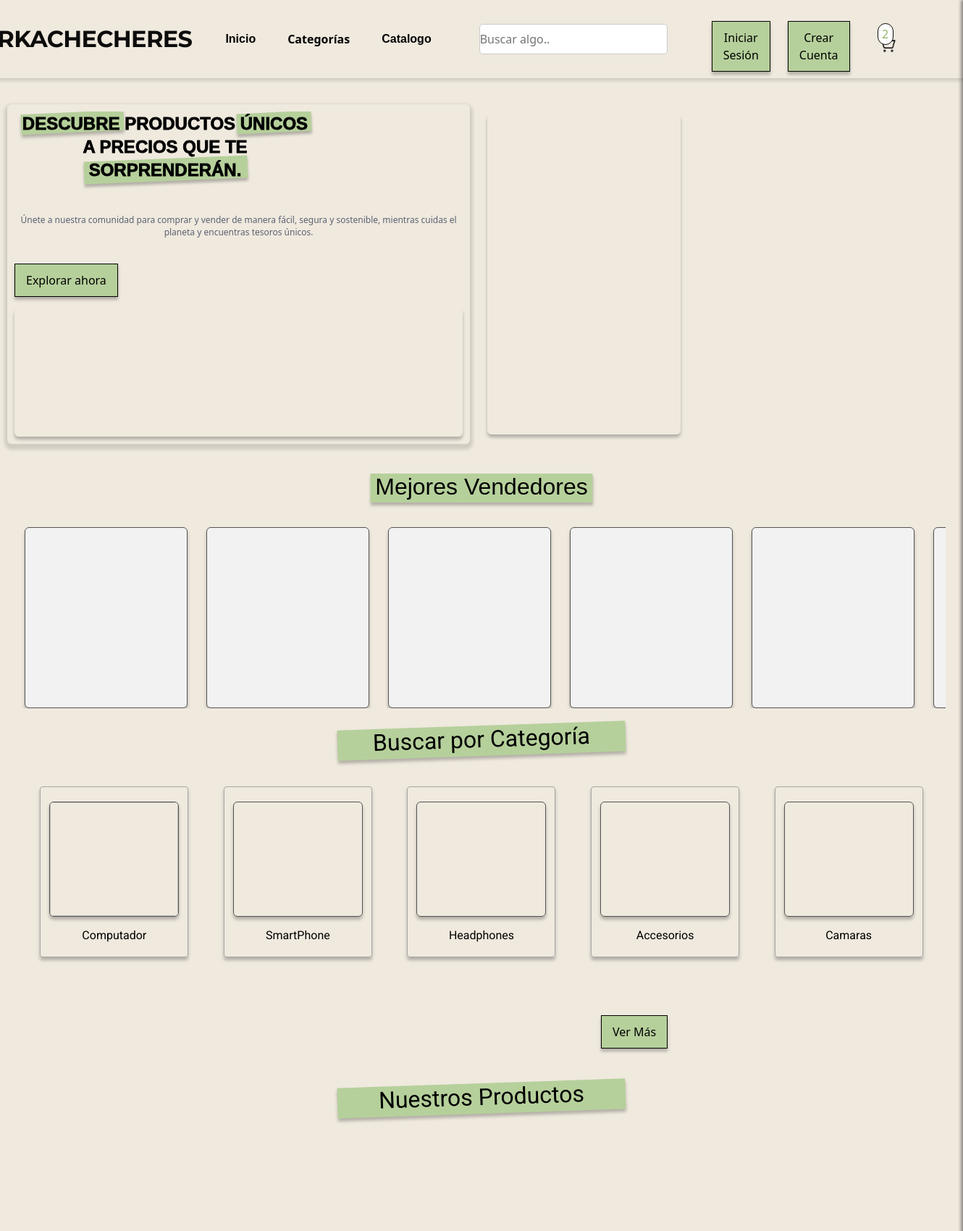
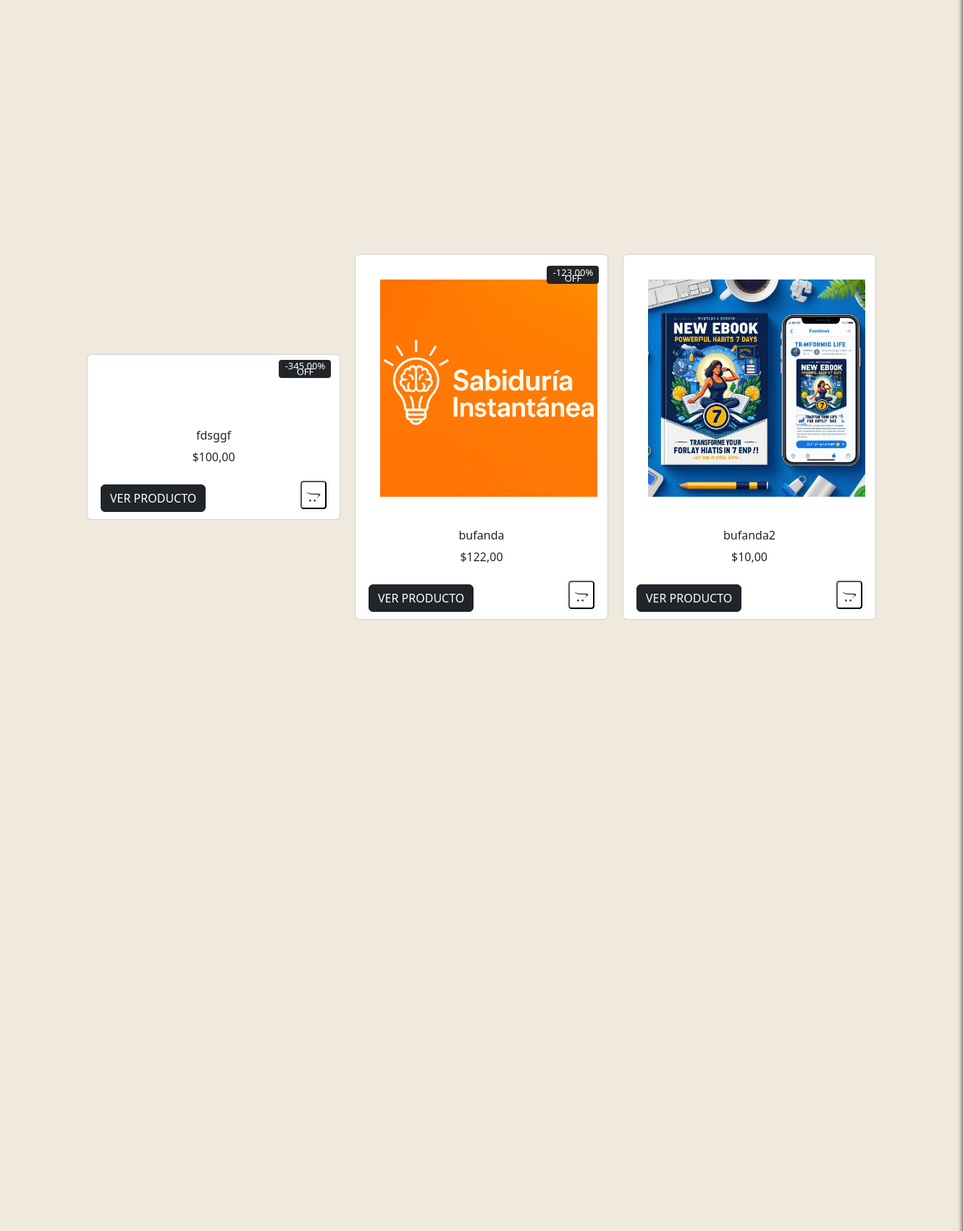
The page / (upper part) on the database its author committed (2 pictures, top to bottom).
### merkachecheres/models.py (models this page shows, shortened)
class Producto(models.Model):
    titulo = models.CharField(max_length=255)
    precio = models.DecimalField(max_digits=10, decimal_places=2, default=0.0)
    descuento = models.DecimalField(max_digits=5, decimal_places=2, null=True, blank=True)
    dimensiones = models.CharField(max_length=100, null=True, blank=True)
    stock = models.IntegerField()
    marca = models.CharField(max_length=100, null=True, blank=True)
    vendedor = models.ForeignKey(
        Usuario,
        on_delete=models.CASCADE,
        related_name='productos',
        null=True,  # Permitir valores nulos temporalmente
        blank=True  # Permitir que el formulario no requiera este campo
    )
    categoria = models.ForeignKey(Categoria, on_delete=models.SET_NULL, null=True, blank=True)
    descripcion = models.TextField()
    fecha_publicacion = models.DateTimeField(auto_now_add=True)

class ImagenProducto(models.Model):
    producto = models.ForeignKey(Producto, on_delete=models.CASCADE, related_name='imagenes')
    imagen = models.ImageField(upload_to='productos/imagenes', validators=[validar_extension_imagen])

### merkachecheres/views.py (the view)
# urls.py: path('', views.index, name='index'),
def index(request):
    productos = Producto.objects.order_by('?')[:5]
    sesion_activa = request.session.get('validar', None)
    usuario = None  # Inicializa el usuario como `None` por defecto.
    if sesion_activa:
        usuario_id = sesion_activa.get('id')
        usuario = Usuario.objects.get(id=usuario_id)
    carrito = request.session.get('carrito', {})
    total_carrito = sum(item['precio'] * item['cantidad'] for item in carrito.values())
    return render(request, "index.html", {
        'productos': productos,  # Lista de productos seleccionados aleatoriamente.
        'productos_count': productos.count(),  # Cantidad de productos seleccionados.
        'total_carrito': total_carrito,  # Total del carrito (precio total de los productos en el carrito).
        'usuario': usuario,  # Objeto del usuario autenticado (si hay sesión activa).
    })

### merkachecheres/templates/index.html (shortened to what this page needs)
{% load static %}
<!DOCTYPE html>
<html lang="es">
<head>
    <link rel="stylesheet" href="{% static 'css/style.css' %}">
    <link rel="stylesheet" href="{% static 'css/styleguide.css' %}">
    <link rel="stylesheet" href="{% static 'css/carrito.css' %}">
    <link href="https://cdn.jsdelivr.net/npm/bootstrap@5.3.0-alpha3/dist/css/bootstrap.min.css" rel="stylesheet">
    <link rel="stylesheet" href="https://cdnjs.cloudflare.com/ajax/libs/font-awesome/6.5.0/css/all.min.css">
    <link rel="stylesheet" href="https://cdnjs.cloudflare.com/ajax/libs/jquery/3.2.1/jquery.min.js">
    <link rel="stylesheet" href="https://cdn.jsdelivr.net/npm/bootstrap@5.0.0-alpha1/dist/js/bootstrap.bundle.min.js">
    <link rel="stylesheet" href="https://cdnjs.cloudflare.com/ajax/libs/font-awesome/4.7.0/css/font-awesome.min.css">
</head>
<body>
    <div class="landing_page">
        <header>
            <div class="navigation">
                <div class="navigation_wrapper">
                    <div class="middle_nav_wrapper">
                        <div class="middle_nav">
                            <div class="logo">
                                <div class="text_wrapper">MERKACHECHERES</div>
                            </div>
                            <div class="frame">
                                <div class="div_wrapper">
                                    <div class="div">
                                        <button class="dropbtn">Inicio</button>
                                    </div>
                                </div>
                                <div class="btn_primary_wrapper">
                                    <button class="dropbtn" onclick="window.location.href='{% url 'vercategorias' %}'">Categorías</button>
                                </div>
                                <div class="div_wrapper">
                                    <div class="div">
                                        <button class="dropbtn ">Catalogo</button>
                                    </div>
                                </div>
                                </div>
                            <div class="buscar">
                                <input type="password" id="password" name="password" placeholder="Buscar algo.." class="navbar">
                            </div>
                            <div class="frame_2">
                                <div class="iniciar_crear_cuenta">
                                    <div class="btn_login">
                                        {% if not request.session.validar %}
                                            <button class="button_text_wrapper"
                                                onclick="window.location.href='{% url 'login' %}'">Iniciar Sesión</button>
                                        {% endif %}
                                    </div>
                                    <div class="btn_registro">
                                        {% if not request.session.validar %}
                                            <button class="button_text_wrapper"
                                                onclick="window.location.href='{% url 'registro' %}'">Crear Cuenta</button>
                                        {% endif %}
                                    </div>
                                </div>
                                <div class="icons">
                                    <div class="shopping_cart_simple2">
                                        <div class="overlap_group">
                                            <button class="dropbtn" id="carrito-button">
                                                <img src="{% static 'img/Shopping.png' %}" id="shoppingCar" alt="Inicio">
                                            </button>
                                            <div class="frame_3">
                                                <div class="text_wrapper_3">2</div>
                                            </div>
                                        </div>
                                    </div>
                                </div>
                            </div>
                        </div>
                    </div>
                </div>
            </div>
        </header>
        {% include 'user_sidebar.html' %}
        <main>
            <section class="hero_secction">
                <div class="widgets">
                    <div class="frame_4">
                        <div class="overlap_group_wrapper">
                            <div class="overlap_group_2">
                                <div class="rectangulo"></div>
                                <div class="rectangulo_2"></div>
                                <div class="rectangulo_3"></div>
                                <p class="descubre_productos">
                                    DESCUBRE PRODUCTOS ÚNICOS<br />
                                    A PRECIOS QUE TE SORPRENDERÁN.
                                </p>
                            </div>
                        </div>
                        <p class="p">
                            Únete a nuestra comunidad para comprar y vender de manera fácil, segura y sostenible, mientras
                            cuidas el
                            planeta y encuentras tesoros únicos.
                        </p>
                        <div class="btn_explorar">
                            {% if request.session.validar %}
                                <button class="button_text_wrapper"
                                    onclick="window.location.href='{% url 'vercategorias' %}'">Explorar ahora</button>
                            {% else %}
                                <button class="button_text_wrapper"
                                    onclick="window.location.href='{% url 'registro' %}'">Explorar ahora</button>
                            {% endif %}
                        </div>
                        <div class="frame_5_publicidad ">
                        </div>
                    </div>
                    <div class="publicidad">
                    </div>
                    <div class="publicidad_2">
                        <div class="frame_6_publicidad"></div>
                        <div class="frame_7_publicidad"></div>
                    </div>
                </div>
            </section>
            <section class="mejores-vendedores">
                <div class="overlap_group-3">
                  <div class="rectangulo_4 text_wrapper-4">Mejores Vendedores</div>
                </div>
                <div class="carousel-wrapper">
                    <div class="carousel" id="carousel">
                        <div class="seller_card frame_8 me-3 flex-shrink-0"></div>
                        <div class="seller_card frame_9 me-3 flex-shrink-0"></div>
                        <div class="seller_card frame_10 me-3 flex-shrink-0"></div>
                        <div class="seller_card frame_11 me-3 flex-shrink-0"></div>
                        <div class="seller_card frame_12 me-3 flex-shrink-0"></div>
                        <div class="seller_card frame_8 me-3 flex-shrink-0"></div>
                    </div>
                </div>
              </section>
            <section class="categorias">
                <div class="heading_categ">
                        <div class="rectangulo_6 text_wrapper-5">Buscar por Categoría</div>
                </div>
                <br>
                <div class="category">
                    <div class="overlap">
                        <div class="items">
                            <div class="frame-15">
                                <img class="frame-14" />
                                <div class="text_wrapper-6">Computador</div>
                            </div>
                            <div class="frame-15">
                                <div class="frame-16"></div>
                                <div class="text_wrapper-7">SmartPhone</div>
                            </div>
                            <div class="frame-15">
                                <div class="frame-17"></div>
                                <div class="text_wrapper-7">Headphones</div>
                            </div>
                            <div class="frame-15">
                                <div class="frame-18"></div>
                                <div class="text_wrapper-7">Accesorios</div>
                            </div>
                            <div class="frame-15">
                                <div class="frame-19"></div>
                                <div class="text_wrapper-7">Camaras</div>
                            </div>
                        </div>
                    </div>
                </div>
            </section>
            <div class="botonVerMas">
                <button class="button_text_wrapper" onclick="window.location.href='{% url 'vercategorias' %}'">Ver Más</button>
            </div>
            <br>
            <br>
            <div class="heading_categ">
                <div class="rectangulo_6 text_wrapper-5">Nuestros Productos</div>
        </div>
            <section class="explorar-productos">
                <div class="wrapper flex-wrap" style="display: flex; justify-content: center; gap: 20px; flex-wrap: wrap;">
                    {% if productos %}
                    {% for producto in productos %}
                    <div class="card">
                        {% if producto.descuento %}
                        <span class="off bg-dark">-{{ producto.descuento }}% OFF</span>
                        {% endif %}
                        <div class="text-center p-4">
                            <a href="{% url 'producto' producto.id %}">
                                <img id="main-image-{{ forloop.counter }}" src="{{ producto.imagenes.first.imagen.url }}"
                                    width="300" class="main-image">
                            </a>
                        </div>
                        <div class="about text-center">
                            <h6>{{ producto.titulo }}</h6>
                            <span>${{ producto.precio }}</span>
                        </div>
                        <div class="cart-button mt-3 px-2 d-flex justify-content-between align-items-center">
                            <button class="btn btn-dark text-uppercase"
                                onclick="window.location.href='{% url 'producto' producto.id %}'">
                                Ver producto
                            </button>
                            <div class="add">
                                <form method="POST" action="{% url 'agregar_al_carrito' producto.id %}" class="add-to-cart-form">
                                    <button type="submit" class="product_fav">
                                        <i class="fa fa-opencart"></i>
                                    </button>
                                </form>
                            </div>
                        </div>
                    </div>
                    {% endfor %}
                    {% else %}
                    <p>No hay productos disponibles.</p>
                    {% endif %}
                </div>
            </section>
        </main>
                </div>
</body>
</html>

### merkachecheres/static/css/styleguide.css (style rules this page uses)
:root { --secondary-700: rgba(27, 99, 146, 1); --gray-00: rgba(255, 255, 255, 1); --title-font-family: "Montserrat", Helvetica; --title-font-family-bold: "Montserrat-Bold", Helvetica; --title-font-weight: 700; --title-font-size: 40px; --title-letter-spacing: 0px; --title-line-height: normal; --title-font-style: normal; --description-font-family: "Mukta Vaani", Helvetica; --description-font-weight: 500; --description-font-size: 20px; --description-letter-spacing: 0px; --description-line-height: normal; --description-font-style: normal; --labels-font-family: "Roboto", Helvetica; --labels-font-family-regular: "Roboto-Regular", Helvetica; --labels-font-family-medium: "Roboto-Medium", Helvetica; --labels-font-weight-400: 400; --labels-font-size-12: 12px; --labels-font-size-14: 14px; --labels-font-size-16: 16px; --labels-font-size-18: 18px; --labels-font-size-22: 22px; --labels-font-size-24: 24px; --labels-letter-spacing-0: 0px; --labels-line-height: normal; --labels-font-style: normal; --color-blanco: rgba(255, 255, 255); --color-verde: rgba(146, 184, 105); --color-verde-hover: rgba(146, 184, 105, 1); --color-negro: rgba(0, 0, 0); --color-gris-20: rgba(102, 102, 102, 0.2); --color-gris-25: rgba(102, 102, 102, 0.25); --color-gris-border-35: rgba(102, 102, 102, 0.35); --color-gris-60: rgba(102, 102, 102, 0.6); --color-gris-80: rgba(102, 102, 102, 0.8); --color-gris: rgba(102, 102, 102, 1); --color-rojo: rgba(240, 20, 47, 1); --color-sombra: rgba(0, 0, 0, 0.12); --color-redes-rojo: rgba(219, 74, 57, 1) ; --color-redes-rojo-hover: rgba(196, 56, 45, 1); --color-redes-azul-hover: rgba(54, 84, 159, 1); --color-redes-azul: rgba(66, 103, 178, 1) ; }

### merkachecheres/static/css/carrito.css (style rules this page uses)
.btn { margin-top: 10px; }

### merkachecheres/static/css/user-sidebar.css (style rules this page uses)
.button_text_wrapper { display: inline-flex; flex: 0 0 auto; background-color: #b6d09b; border: 1px solid; align-items: center; justify-content: center; gap: 8px; padding: 10px 15px; cursor: pointer; position: relative; box-shadow: 0px 4px 4px #00000040; margin-top: 8px; }

### rows shown on the page
Producto: descuento "345,00", titulo "fdsggf", precio "100,00"
Producto: descuento "123,00", imagenes.first.imagen (picture), titulo "bufanda", precio "122,00"
Producto: imagenes.first.imagen (picture), titulo "bufanda2", precio "10,00"
